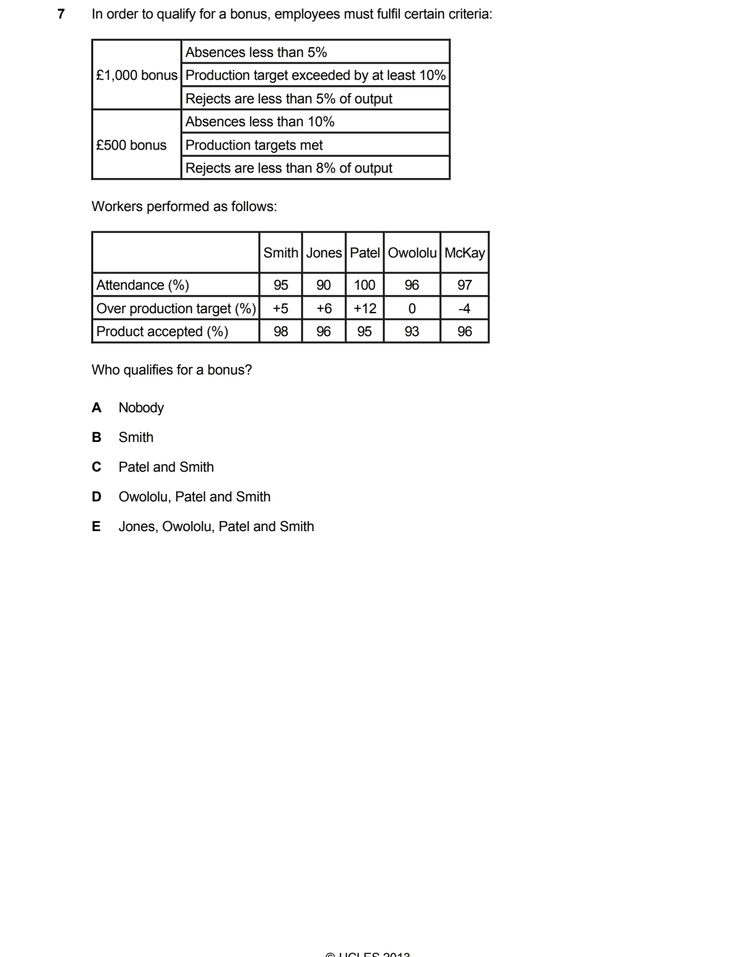
#> input picture inspections_categorization/representation_refinement/raw-attempt1/assets/228802858c5aa66f2776/blackstone_2013_q007_r007_p006_view_01_56d185c81e.png, 737 x 957 px, shrunk from 1191 x 1546 before the run
$ python -i image_header.py   (imports and definitions only)
#> lines starting #> are read from the running program, lines starting #| are printed output that depends on the picture; after the words box and inside, x2 and y2 are one past the last pixel; in counts of white or black regions, pixels touching at a corner belong together
#> further down, picture is the input picture: PIL image 737x957 RGB; mean R, G, B 247.5, 247.5, 247.5
"""Local OCR of isolated first source-image line; never infer from reasoning."""

import json
import os
import re
import subprocess
import tempfile
from pathlib import Path

from PIL import Image, ImageDraw, ImageFont, ImageOps


def first_line(image):
    grey = ImageOps.grayscale(image)
    ink = grey.point(lambda p: 255 if p < 170 else 0)
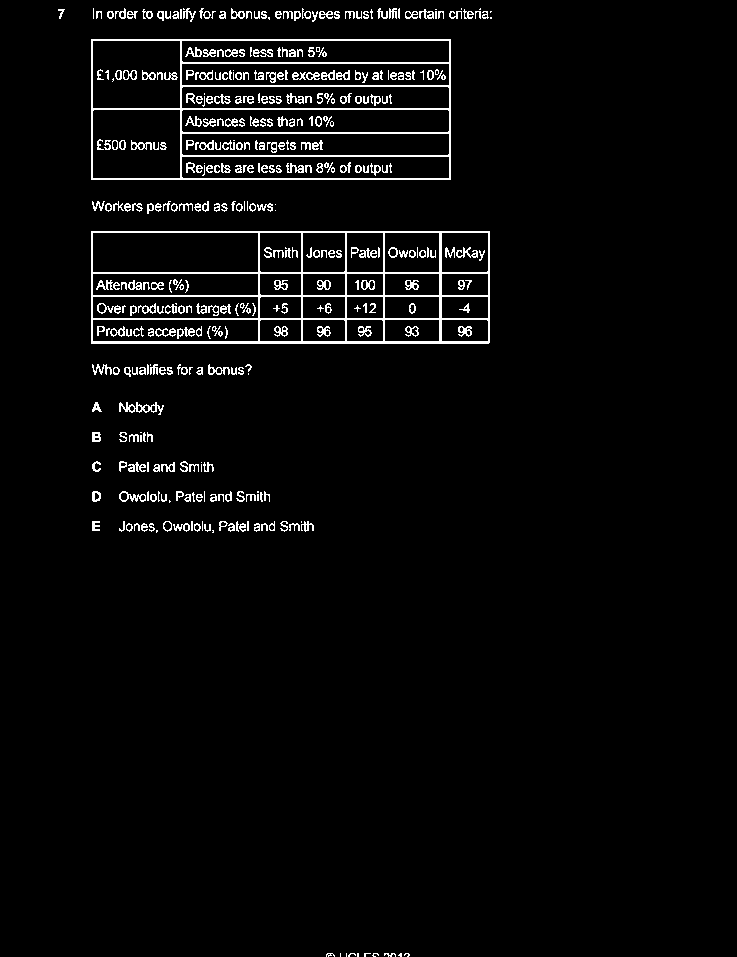
#> ink: PIL image 737x957 L; 3.6% white in thin lines or dots, all inside (x1, y1, x2, y2) = (58, 8, 492, 957)
    rows = [
        y
        for y in range(min(image.height, max(150, image.width // 3)))
        if ink.crop((0, y, image.width, y + 1)).getbbox()
    ]
#> rows = 182 values from 8 to 244
    if not rows:
        raise ValueError("No readable first source-image line")
    start, bottom = rows[0], rows[0] + 1
#> start = 8; bottom = 9
    for y in rows[1:]:
        if y - bottom > 4:
            break
        bottom = y + 1
#> this loop made 14 passes
#> y on passes 1 to 12: 9, 10, 11, 12, 13, 14, 15, 16, 17, 18, 19, 20
    line_box = ink.crop((0, start, image.width, bottom)).getbbox()
#> line_box = (58, 0, 492, 14)
    return [
        max(0, line_box[0] - 12),
        max(0, start - 12),
        min(image.width, line_box[2] + 12),
        min(image.height, bottom + 12),
    ]


# [80 lines left out: function read_header, not called in this run]

>>> from PIL import Image
>>> picture = Image.open('../../inspections_categorization/representation_refinement/raw-attempt1/assets/228802858c5aa66f2776/blackstone_2013_q007_r007_p006_view_01_56d185c81e.png')
>>> result = first_line(picture)
#> result = [46, 0, 504, 34]

$ run again, on inspections_categorization/representation_refinement/raw-attempt1/assets/228802858c5aa66f2776/blackstone_2013_q010_r010_p008_view_01_787629e586.png
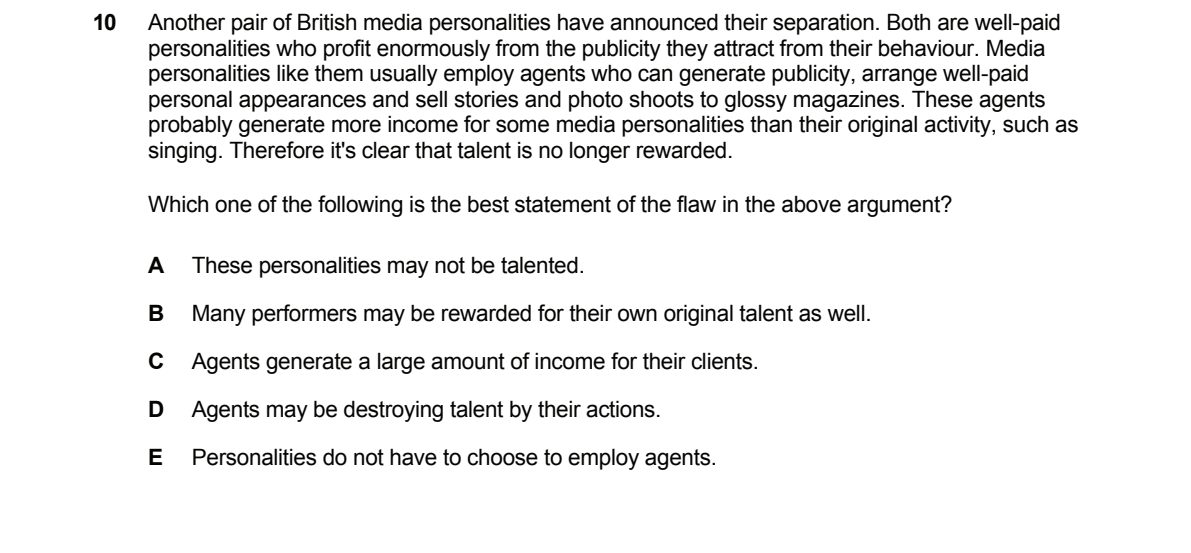
#> input picture inspections_categorization/representation_refinement/raw-attempt1/assets/228802858c5aa66f2776/blackstone_2013_q010_r010_p008_view_01_787629e586.png, 1191 x 553 px
#> picture is the input picture: PIL image 1191x553 RGB; mean R, G, B 238.1, 238.1, 238
#> in first_line, `ink = grey.point(lambda p: 255 if p < 170 else 0)`:
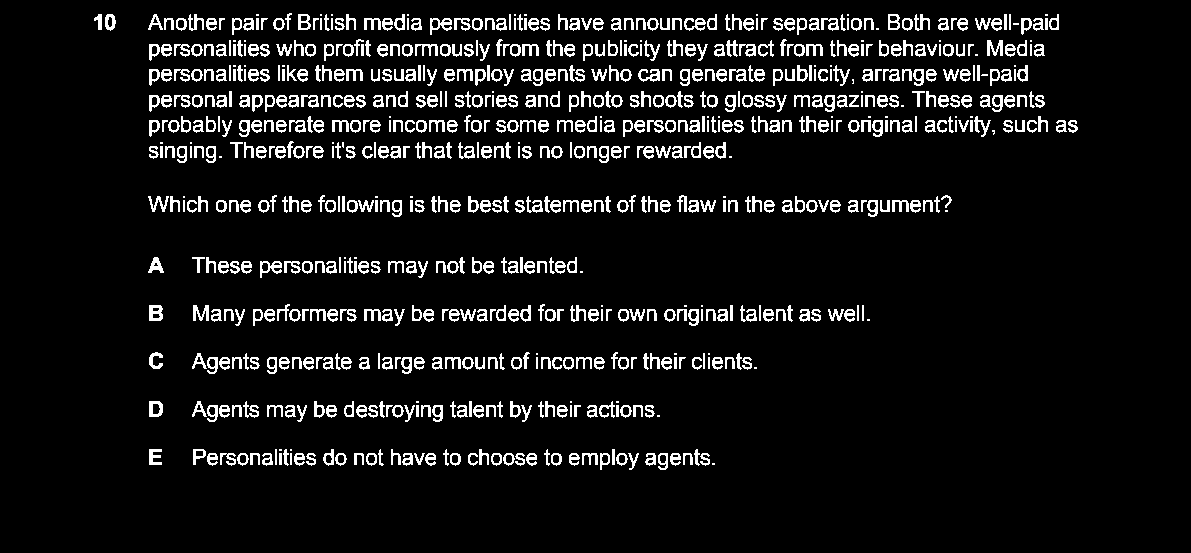
#> ink: PIL image 1191x553 L; 7.9% white in thin lines or dots, all inside (x1, y1, x2, y2) = (94, 13, 1078, 470)
#> rows = 217 values from 13 to 373
#> in first_line, `start, bottom = rows[0], rows[0] + 1`: start = 13; bottom = 14
#> the loop in first_line, `for y in rows[1:]:` made 65 passes
#> (y, bottom) on passes 1 to 8: (14, 15), (15, 16), (16, 17), (17, 18), (18, 19), (19, 20), (20, 21), (21, 22)
#> line_box = (94, 0, 1059, 73)
#> result = [82, 1, 1071, 98]

$ run again, on inspections_categorization/representation_refinement/raw-attempt1/assets/228802858c5aa66f2776/blackstone_2013_q025_r025_p015_view_01_0d8edaf5ed.png
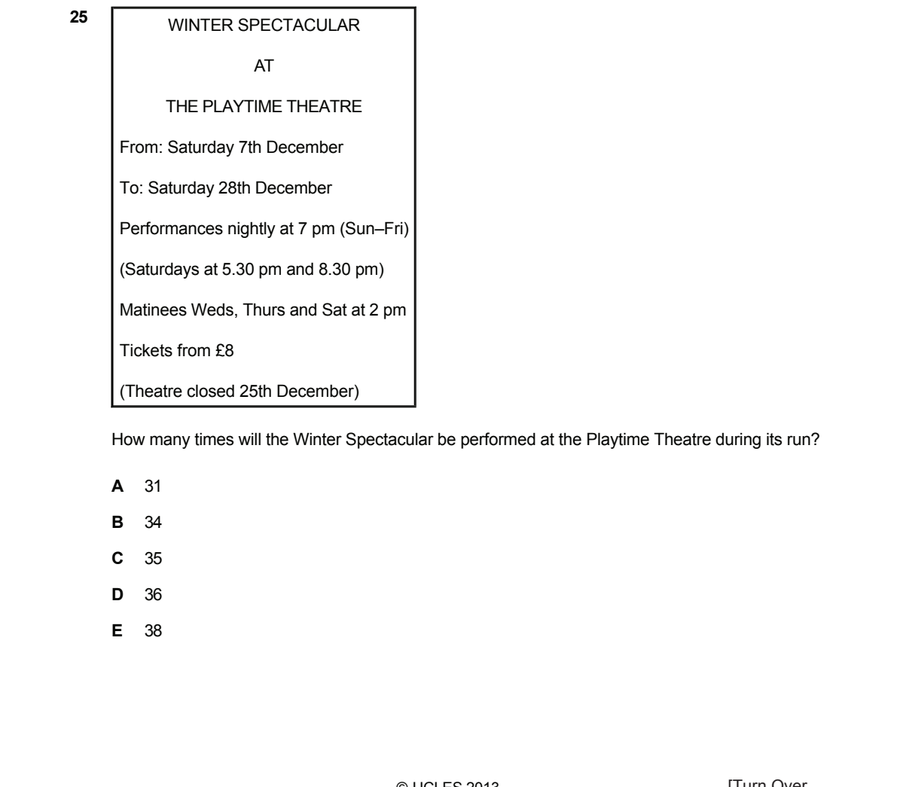
#> input picture inspections_categorization/representation_refinement/raw-attempt1/assets/228802858c5aa66f2776/blackstone_2013_q025_r025_p015_view_01_0d8edaf5ed.png, 897 x 787 px, shrunk from 1191 x 1045 before the run
#> picture is the input picture: PIL image 897x787 RGB; mean R, G, B 249.6, 249.7, 249.6
#> in first_line, `ink = grey.point(lambda p: 255 if p < 170 else 0)`:
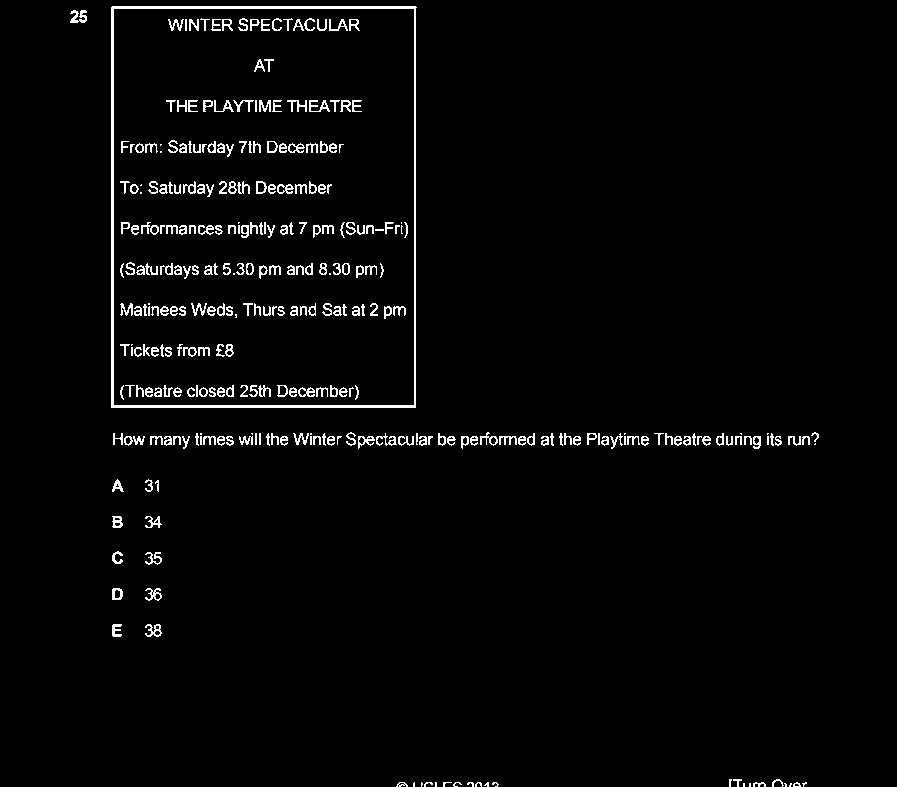
#> ink: PIL image 897x787 L; 2.6% white in thin lines or dots, all inside (x1, y1, x2, y2) = (70, 6, 819, 787)
#> rows = 293 values from 6 to 298
#> in first_line, `start, bottom = rows[0], rows[0] + 1`: start = 6; bottom = 7
#> line_box = (70, 0, 417, 293)
#> result = [58, 0, 429, 311]

$ run again, on inspections_categorization/representation_refinement/raw-attempt1/assets/228802858c5aa66f2776/blackstone_2013_q036_r036_p021_view_01_48c14c3d62.png
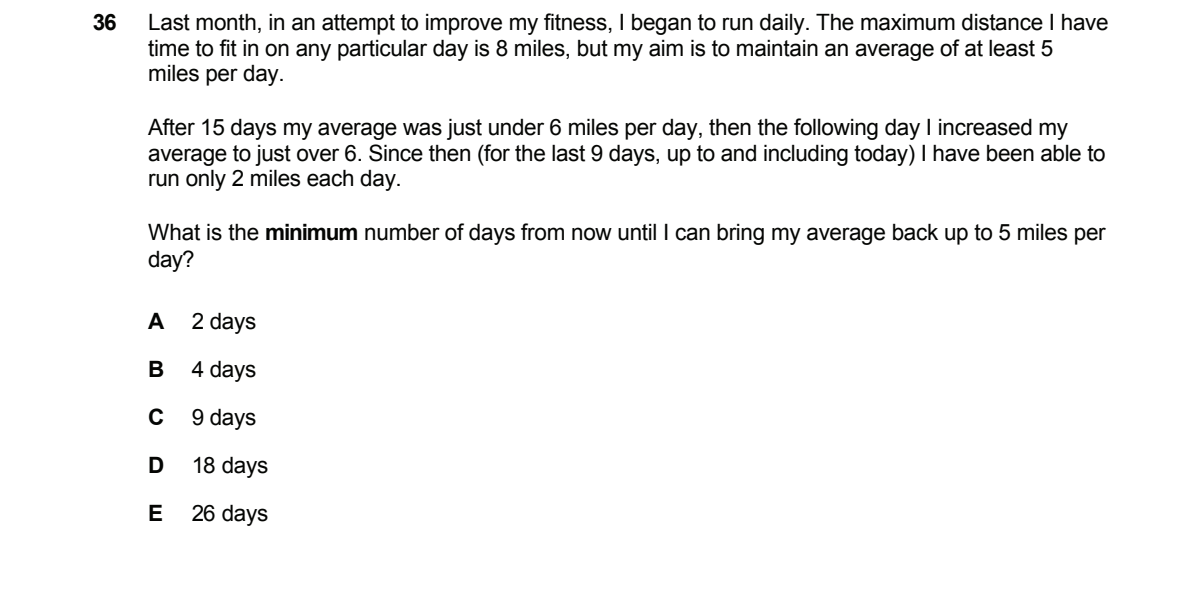
#> input picture inspections_categorization/representation_refinement/raw-attempt1/assets/228802858c5aa66f2776/blackstone_2013_q036_r036_p021_view_01_48c14c3d62.png, 1191 x 609 px
#> picture is the input picture: PIL image 1191x609 RGB; mean R, G, B 245.4, 245.4, 245.3
#> in first_line, `ink = grey.point(lambda p: 255 if p < 170 else 0)`:
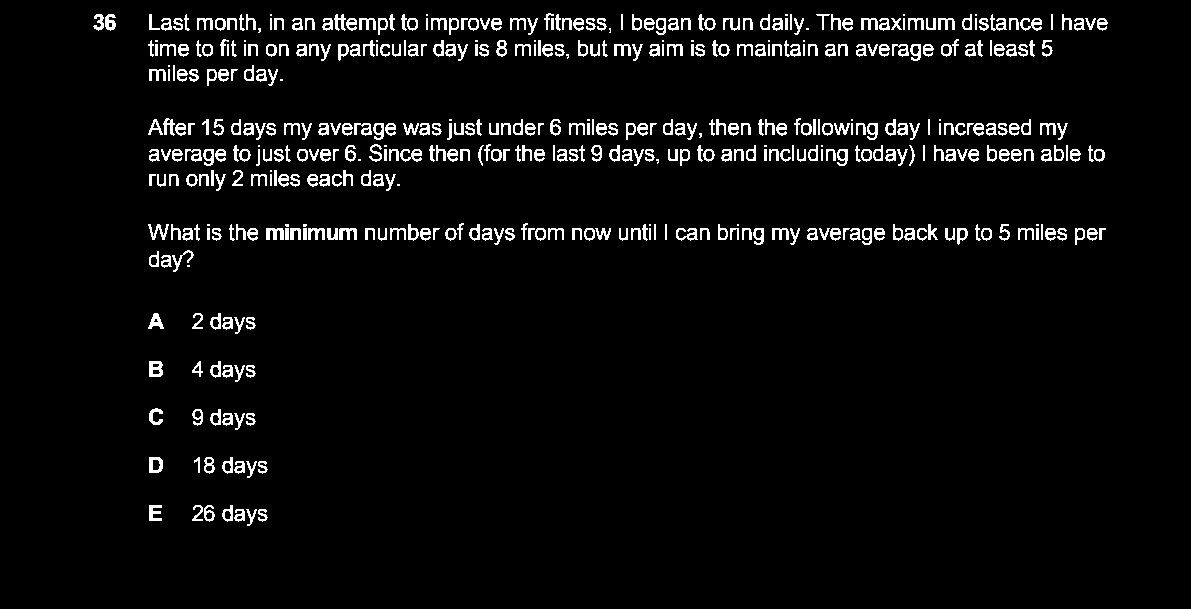
#> ink: PIL image 1191x609 L; 4.5% white in thin lines or dots, all inside (x1, y1, x2, y2) = (93, 13, 1108, 526)
#> rows = 216 values from 13 to 381
#> in first_line, `start, bottom = rows[0], rows[0] + 1`: start = 13; bottom = 14
#> the loop in first_line, `for y in rows[1:]:` made 65 passes
#> (y, bottom) on passes 1 to 8: (14, 15), (15, 16), (16, 17), (17, 18), (18, 19), (19, 20), (20, 21), (21, 22)
#> line_box = (93, 0, 1108, 73)
#> result = [81, 1, 1120, 98]
